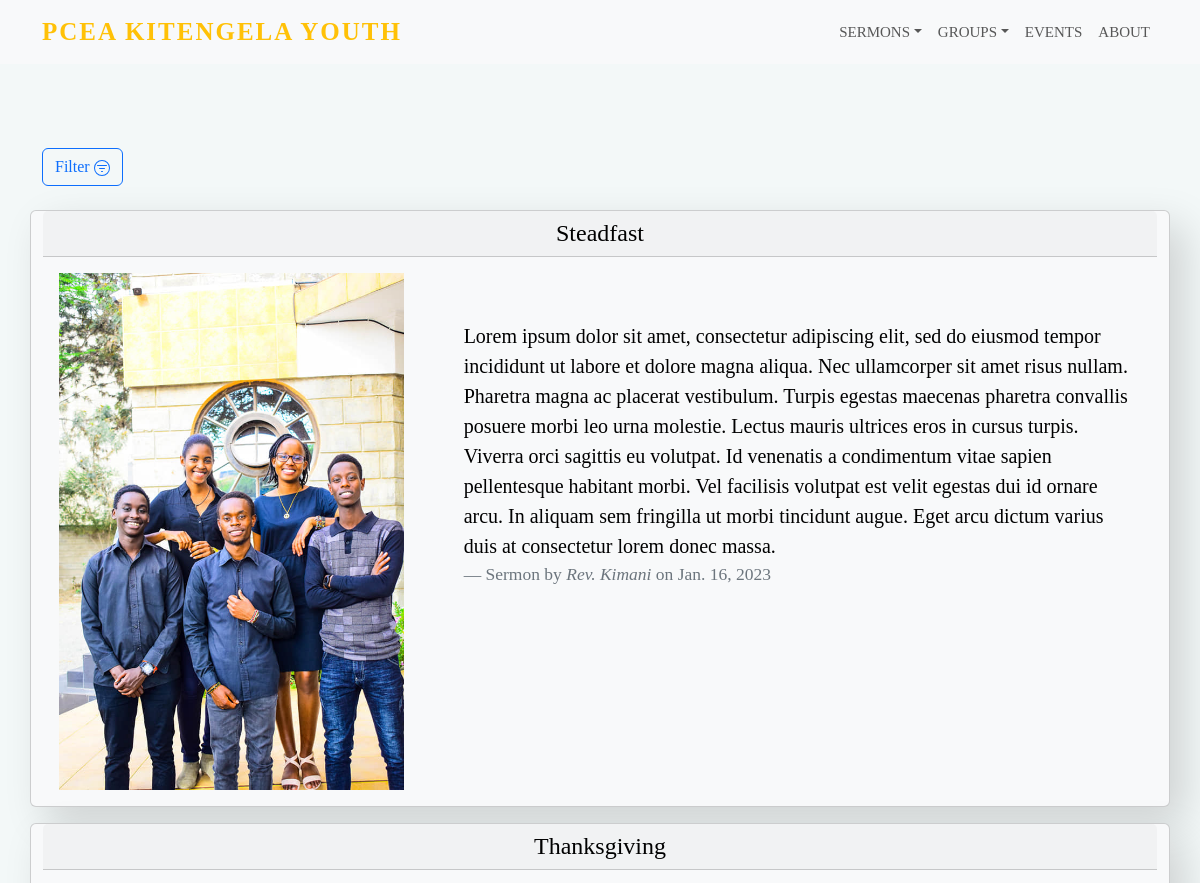
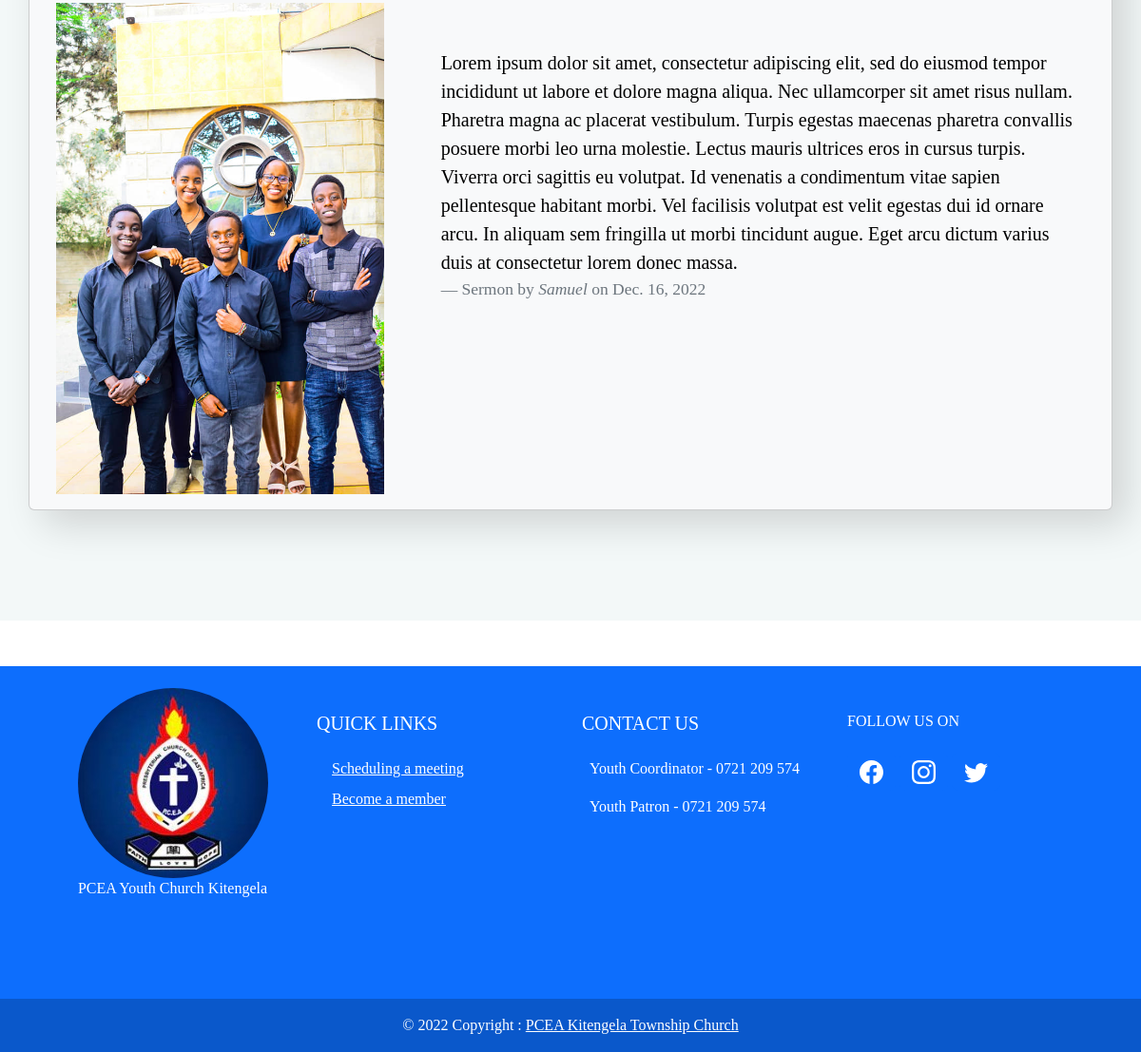
The page /tuesday-service on the database its author committed (2 pictures, top to bottom).
### main/models.py (models this page shows, shortened)
class Sermon(models.Model):
    Service = models.CharField(max_length=200, choices=SERVICE_SERMONS_CHOICES)
    Preacher = models.CharField(max_length=200)
    Date = models.DateField(default=timezone.now)
    Poster = models.ImageField(upload_to="new", blank=True)
    Scripture = models.CharField(max_length=2000)
    Sermon_title = models.CharField(max_length=200)
    Sermon = models.TextField()

### main/views.py (the view)
# urls.py: path('tuesday-service', Tuesday_Service),
def Tuesday_Service(request):
    sermon = Sermon.objects.filter(Service="Tuesday Service").order_by('-Date')
    sermon_filter = SermonFilter(request.GET, queryset=sermon)
    return render(request=request,
                  template_name='main/Tuesday_Service.html',
                  context={'filter': sermon_filter})

### main/templates/main/Tuesday_Service.html (shortened to what this page needs)
{% extends 'main/header.html' %}
{% block content%}
{%load bootstrap%}
{% load static%}
<section id="services" class="services section-padding">
  <div class="container">
    <button type="button" class="btn btn-outline-primary" data-bs-toggle="modal" data-bs-target="#exampleModal" data-bs-whatever="@mdo">Filter
    </button><br>
    <div class="row">
      {% for ser in filter.qs %}
      <div class="card text-bg-light mb-3">
        <h4 class="card-header text-center">
          {{ser.Sermon_title}}
        </h4>
        <div class="card-body">
          <div class="row">
            <div class="col-lg-4 col-md-12 col-12">
                <div class="about-img">
                    <img src={% static "images/Family3.jpg"%}  alt="" class="img-fluid">
                </div>
            </div>
            <div class="col-lg-8 col-md-12 col-12 ps-lg-5 mt-md-5">
                <div class="about-text">
                  <blockquote class="blockquote mb-0">
                    <p>{{ser.Sermon}}</p>
                    <footer class="blockquote-footer">Sermon by <cite title="Source Title">{{ser.Preacher}}</cite> on {{ser.Date}}</footer>
                  </blockquote>
                </div>
            </div>
          </div>
        </div>
      </div>
      {% endfor %}
    </div>
  </div>
</section>
{%endblock%}

### main/static/style.css (style rules this page uses)
* { font-family: montserrat; }
body { background: f1fff; }
.section-padding { padding: 100px 0; background: #F3F8F8; }
.services .card { box-shadow: 15px 15px 40px rgba(0,0,0,0.15); }

### rows shown on the page
Sermon: Sermon_title "Steadfast", Sermon "Lorem ipsum dolor sit amet, consectetur adipiscing elit, sed do eiusmod tempor incididunt ut labore et dolore magna aliqua. Nec ullamcorper sit amet risus nullam. Pharetra magna ac placerat vestibulum. Turpis egestas maecenas pharetra convallis posuere morbi leo urna molestie. Lectus mauris ultrices eros in cursus turpis. Viverra orci sagittis eu volutpat. Id venenatis a condimentum vitae sapien pellentesque habitant morbi. Vel facilisis volutpat est velit egestas dui id ornare arcu. In aliquam sem fringilla ut morbi tincidunt augue. Eget arcu dictum varius duis at consectetur lorem donec massa.", Preacher "Rev. Kimani", Date "Jan. 16, 2023"
Sermon: Sermon_title "Thanksgiving", Sermon "Lorem ipsum dolor sit amet, consectetur adipiscing elit, sed do eiusmod tempor incididunt ut labore et dolore magna aliqua. Nec ullamcorper sit amet risus nullam. Pharetra magna ac placerat vestibulum. Turpis egestas maecenas pharetra convallis posuere morbi leo urna molestie. Lectus mauris ultrices eros in cursus turpis. Viverra orci sagittis eu volutpat. Id venenatis a condimentum vitae sapien pellentesque habitant morbi. Vel facilisis volutpat est velit egestas dui id ornare arcu. In aliquam sem fringilla ut morbi tincidunt augue. Eget arcu dictum varius duis at consectetur lorem donec massa.", Preacher "Samuel", Date "Dec. 16, 2022"
